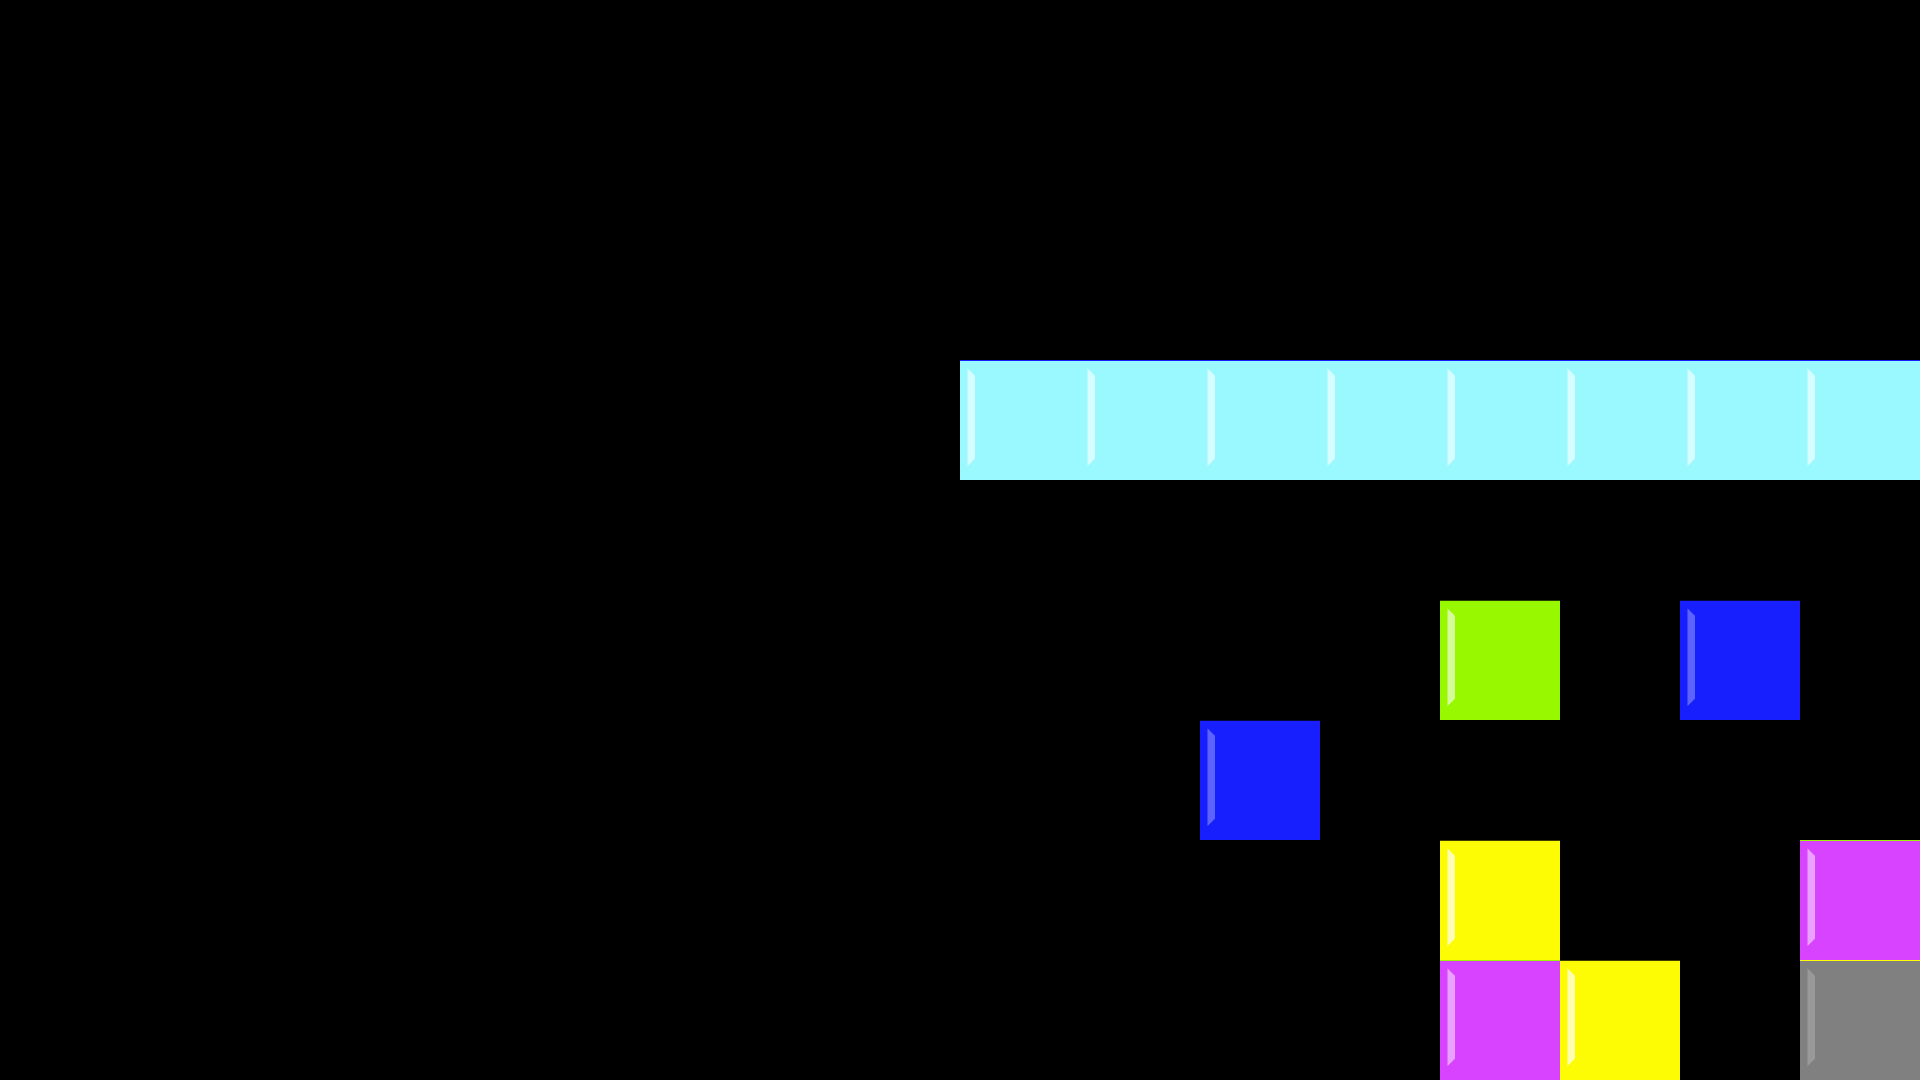

This game map was drawn from its Tiled (.tmx) file and the tilesets committed beside it. A one-line description and the trimmed map source follow:
An orthogonal 16x9 tile map with 120x120 px tiles, 1 tile layer (Tile Layer 1) and 16 objects.

<map version="1.0" orientation="orthogonal" renderorder="right-down" width="16" height="9" tilewidth="120" tileheight="120" nextobjectid="19">
 <tileset firstgid="1" name="tilemap" tilewidth="120" tileheight="120" tilecount="20">
  <image source="../art/tilemap.png" width="480" height="601" />
 </tileset>
 <layer name="Tile Layer 1" width="16" height="9">
  <data>[144 cells, 16 non-empty, 6 distinct tile ids]</data>
 </layer>
 <objectgroup name="blue">
  <object id="1" x="1200" y="720" width="120" height="120" />
  <object id="2" x="1680" y="600" width="120" height="120" />
 </objectgroup>
 <objectgroup name="green">
  <object id="3" x="1440" y="600" width="120" height="120" />
 </objectgroup>
 <objectgroup name="yellow">
  <object id="4" x="1440" y="840" width="120" height="120" />
  <object id="5" x="1560" y="960" width="120" height="120" />
 </objectgroup>
 <objectgroup name="cyan">
  <object id="8" x="960" y="360" width="120" height="120" />
  <object id="9" x="1080" y="360" width="120" height="120" />
  <object id="10" x="1200" y="360" width="120" height="120" />
  <object id="11" x="1320" y="360" width="120" height="120" />
  <object id="12" x="1440" y="360" width="120" height="120" />
  <object id="13" x="1560" y="360" width="120" height="120" />
  <object id="14" x="1680" y="360" width="120" height="120" />
  <object id="15" x="1800" y="360" width="120" height="120" />
 </objectgroup>
 <objectgroup name="magenta">
  <object id="16" x="1800" y="840" width="120" height="120" />
  <object id="17" x="1440" y="960" width="120" height="120" />
 </objectgroup>
 <objectgroup name="goal">
  <object id="18" x="1800" y="960" width="120" height="120" />
 </objectgroup>
</map>
